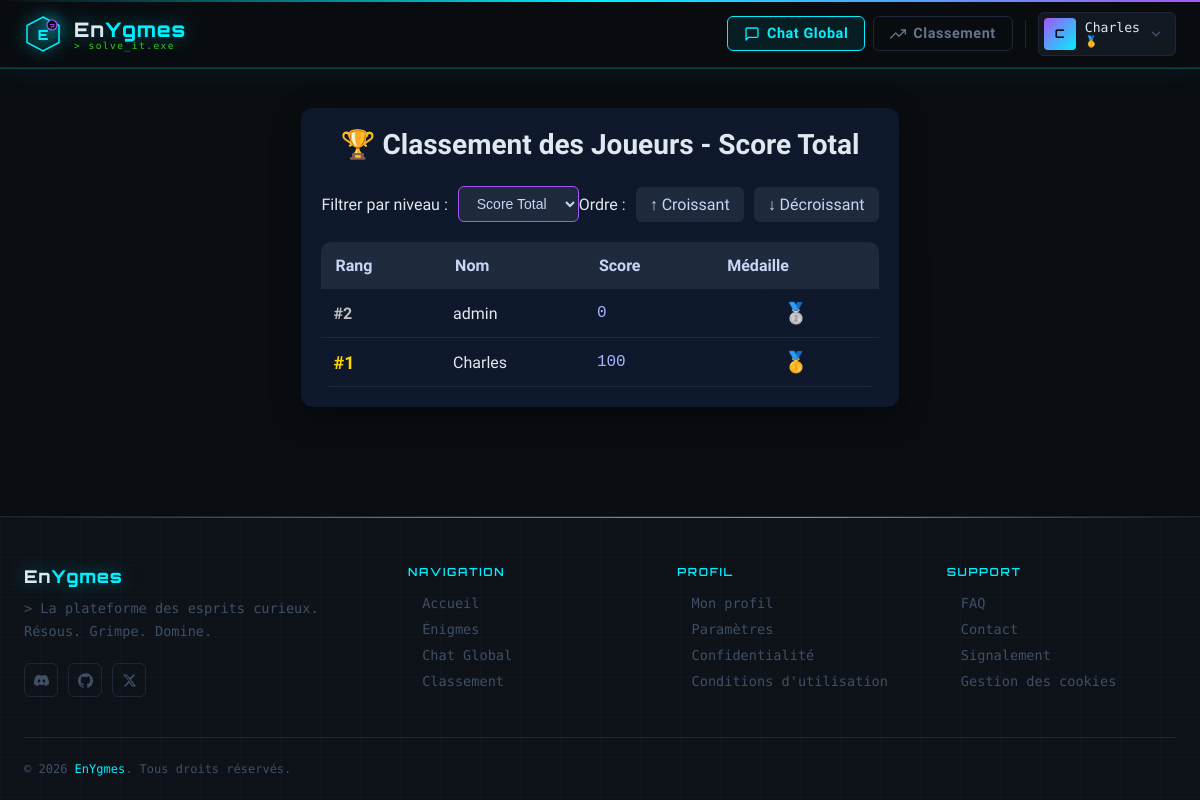
Screenshot of /layout/classement.php?order=asc (signed in) with the database file from the repository.
### tables this page shows
CREATE TABLE `users` (
  `id` int(11) NOT NULL,
  `username` varchar(100) NOT NULL,
  `email` varchar(100) NOT NULL,
  `password` varchar(255) NOT NULL,
  `profile_image` varchar(255) DEFAULT 'default.png',
  `total_score` int(11) DEFAULT 0,
  `is_admin` tinyint(1) DEFAULT 0,
  `created_at` timestamp NOT NULL DEFAULT current_timestamp()
);

### layout/classement.php (the view, shortened to what this page needs)
<?php
require '../config/database.php';
include '../includes/header.php';
$order = $_GET['order'] ?? 'desc';
$order = in_array($order, ['asc', 'desc']) ? $order : 'desc';
$riddle_filter = $_GET['riddle'] ?? null;
$riddle_filter = $riddle_filter ? (int)$riddle_filter : null;
try {
    if ($riddle_filter) {
        $stmt = $pdo->prepare("
            SELECT
                u.id,
                u.username,
                COALESCE(uspr.obtained_score, 0) as score
            FROM users u
            LEFT JOIN user_scores_per_riddle uspr ON u.id = uspr.user_id AND uspr.riddle_id = :riddle_id
            ORDER BY score DESC, u.username ASC
            LIMIT 10
        ");
        $stmt->bindParam(':riddle_id', $riddle_filter, PDO::PARAM_INT);
        $stmt->execute();
    } else {
        $stmt = $pdo->prepare("
            SELECT
                u.id,
                u.username,
                u.total_score as score
            FROM users u
            ORDER BY u.total_score DESC, u.username ASC
            LIMIT 10
        ");
        $stmt->execute();
    }
    $players_data = $stmt->fetchAll();
    $players = [];
    foreach ($players_data as $index => $player) {
        $player['rank'] = $index + 1;
        $players[] = $player;
    }
    if ($order === 'asc') {
        $players = array_reverse($players);
    }
} catch (PDOException $e) {
    $players = [];
    $error = "Erreur lors de la récupération des joueurs : " . $e->getMessage();
}
function getMedal($rank) {
    $medals = [1 => '🥇', 2 => '🥈', 3 => '🥉'];
    return $medals[$rank] ?? '●';
}
?>
<!DOCTYPE html>
<html lang="fr">
<head>
</head>
<body>
<div class="container">
    <div class="header">
        <h1>🏆 Classement des Joueurs<?= $riddle_filter ? ' - Niveau ' . htmlspecialchars($riddle_filter) : ' - Score Total' ?></h1>
    </div>
    <div class="controls">
        <div class="control-group">
            <label> Filtrer par niveau :</label>
            <select onchange="window.location = (this.value ? '?riddle=' + this.value + '&order=<?= $order ?>' : '?order=<?= $order ?>')" style="padding: 8px 14px; border-radius: 6px; background: #1e293b; color: #cbd5f5; border: 1px solid #a855f7; cursor: pointer; font-size: 14px;">
                <option value="">Score Total</option>
            </select>
        </div>
        <div class="control-group">
            <label>Ordre :</label>
            <a href="?order=desc<?= $riddle_filter ? '&riddle=' . $riddle_filter : '' ?>" class="<?= $order === 'desc' ? 'active' : '' ?>" style="padding: 8px 14px; border-radius: 6px; text-decoration: none; background: #1e293b; cursor: pointer; color: #cbd5f5;">↑ Croissant</a>
            <a href="?order=asc<?= $riddle_filter ? '&riddle=' . $riddle_filter : '' ?>" class="<?= $order === 'asc' ? 'active' : '' ?>" style="padding: 8px 14px; border-radius: 6px; text-decoration: none; background: #1e293b; cursor: pointer; color: #cbd5f5;">↓ Décroissant</a>
        </div>
    </div>
    <table>
        <thead>
            <tr>
                <th>Rang</th>
                <th>Nom</th>
                <th>Score</th>
                <th>Médaille</th>
            </tr>
        </thead>
        <tbody>
            <?php if (empty($players)): ?>
                <tr>
                    <td colspan="4" class="empty-state">Aucun joueur trouvé</td>
                </tr>
            <?php else: ?>
            <?php foreach ($players as $player): ?>
                    <tr>
                        <td class="rank <?= $player['rank'] <= 3 ? 'top-' . $player['rank'] : '' ?>">
                            #<?= $player['rank'] ?>
                        </td>
                        <td class="name"><a href="../layout/profil.php?user_id=<?= $player['id'] ?>" style="color: inherit; text-decoration: none; cursor: pointer; transition: all 0.2s;"><?= htmlspecialchars($player['username']) ?></a></td>
                        <td class="score"><?= number_format($player['score'], 0, ',', ' ') ?></td>
                        <td class="medal"><?= getMedal($player['rank']) ?></td>
                    </tr>
                <?php endforeach; ?>
            <?php endif; ?>
        </tbody>
    </table>
</div>
</body>
</html>
<?php
include '../includes/footer.php';
?>

### public/css/style.css (style rules this page uses)
:root { --bg-dark: #0a0c10; --bg-panel: #0e1117; --bg-card: #131720; --border: #1e2535; --border-glow: #00f0ff33; --neon-cyan: #00f0ff; --neon-purple: #a855f7; --neon-green: #39ff14; --text-primary: #e2e8f0; --text-muted: #64748b; --text-dim: #3f4f66; --font-display: 'Orbitron', monospace; --font-mono: 'Share Tech Mono', monospace; --font-body: 'Rajdhani', sans-serif; --header-h: 68px; --radius: 6px; --transition: 0.2s ease; }
*, *::before, *::after { box-sizing: border-box; margin: 0; padding: 0; }
body { background: var(--bg-dark); color: var(--text-primary); font-family: var(--font-body); font-size: 16px; min-height: 100vh; display: flex; flex-direction: column; }
a { text-decoration: none; color: inherit; }
body::before { content: ''; position: fixed; inset: 0; background: repeating-linear-gradient( 0deg, transparent, transparent 2px, rgba(0,240,255,0.012) 2px, rgba(0,240,255,0.012) 4px ); pointer-events: none; z-index: 9999; }
.container { max-width: 900px; margin: 40px auto; padding: 20px; background: #0f172a; border-radius: 12px; box-shadow: 0 10px 30px rgba(0,0,0,0.4); color: #e2e8f0; }
.header { text-align: center; margin-bottom: 25px; }
.header h1 { font-size: 28px; margin: 0; }
.controls { display: flex; justify-content: center; margin-bottom: 20px; }
.control-group { display: flex; align-items: center; gap: 10px; }
.control-group a { padding: 6px 12px; border-radius: 6px; text-decoration: none; color: #cbd5f5; background: #1e293b; transition: 0.2s; }
.control-group a.active { background: #6366f1; color: white; }
table { width: 100%; border-collapse: collapse; overflow: hidden; border-radius: 10px; }
thead { background: #1e293b; }
th { padding: 14px; text-align: left; font-weight: 600; color: #cbd5f5; }
tbody tr { border-bottom: 1px solid #1e293b; transition: 0.2s; }
td { padding: 12px; }
.rank { font-weight: bold; }
.rank.top-1 { color: #FFD700; font-size: 18px; }
.rank.top-2 { color: #C0C0C0; }
.name { font-weight: 500; }
.score { font-family: monospace; color: #a5b4fc; }
.medal { font-size: 20px; text-align: center; }

### rows the page displays
users: id "2", username "admin", total_score "0", id "🥈"
users: id "1", username "Charles", total_score "100", id "🥇"

### other values shown
$initial "C"
$user['username'] "Charles"
getRankBadge($userRank) "🥇"
